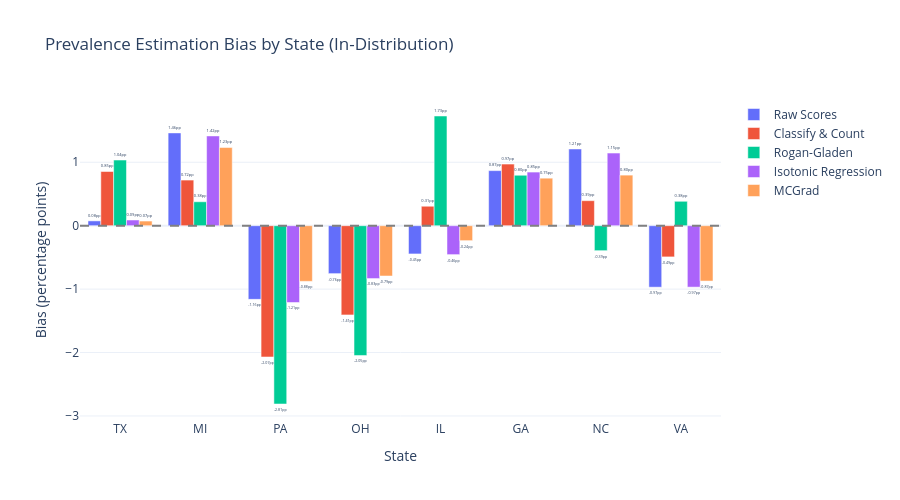

The notebook cell saved with this chart:
### Code cell
# Visualize bias by state segment
import plotly.graph_objects as go

methods_to_plot = ["Raw Scores", "Classify & Count", "Rogan-Gladen", "Isotonic Regression", "MCGrad"]

fig = go.Figure()

for method in methods_to_plot:
    biases = []
    segments = []
    for segment_name, estimates in segment_results.items():
        true_prev = estimates["True Prevalence"]
        bias = estimates[method] - true_prev
        biases.append(bias * 100)  # Convert to percentage points
        segments.append(segment_name)
    
    fig.add_trace(go.Bar(
        name=method,
        x=segments,
        y=biases,
        text=[f"{b:.2f}pp" for b in biases],
        textposition='outside',
    ))

fig.add_hline(y=0, line_dash="dash", line_color="gray")
fig.update_layout(
    title="Prevalence Estimation Bias by State (In-Distribution)",
    xaxis_title="State",
    yaxis_title="Bias (percentage points)",
    barmode='group',
    height=500,
    width=900,
)
fig.show()

### Figure 1 — Plotly figure (JSON) as saved in the notebook; plotly's stock layout.template omitted (floating-point values rounded to 4 significant figures)
{"data": [{"name": "Raw Scores", "text": ["0.08pp", "1.46pp", "-1.16pp", "-0.76pp", "-0.45pp", "0.87pp", "1.21pp", "-0.97pp"], "textposition": "outside", "type": "bar", "x": ["TX", "MI", "PA", "OH", "IL", "GA", "NC", "VA"], "y": [0.07592, 1.463, -1.161, -0.7557, -0.4453, 0.8682, 1.21, -0.9698]}, {"name": "Classify & Count", "text": ["0.85pp", "0.72pp", "-2.07pp", "-1.41pp", "0.31pp", "0.97pp", "0.39pp", "-0.49pp"], "textposition": "outside", "type": "bar", "x": ["TX", "MI", "PA", "OH", "IL", "GA", "NC", "VA"], "y": [0.8544, 0.7194, -2.07, -1.406, 0.3067, 0.9719, 0.3945, -0.492]}, {"name": "Rogan-Gladen", "text": ["1.04pp", "0.38pp", "-2.81pp", "-2.05pp", "1.73pp", "0.80pp", "-0.39pp", "0.38pp"], "textposition": "outside", "type": "bar", "x": ["TX", "MI", "PA", "OH", "IL", "GA", "NC", "VA"], "y": [1.035, 0.3775, -2.811, -2.046, 1.73, 0.7953, -0.3938, 0.3849]}, {"name": "Isotonic Regression", "text": ["0.09pp", "1.42pp", "-1.21pp", "-0.83pp", "-0.46pp", "0.85pp", "1.15pp", "-0.97pp"], "textposition": "outside", "type": "bar", "x": ["TX", "MI", "PA", "OH", "IL", "GA", "NC", "VA"], "y": [0.08982, 1.415, -1.211, -0.8333, -0.456, 0.8456, 1.145, -0.9688]}, {"name": "MCGrad", "text": ["0.07pp", "1.23pp", "-0.88pp", "-0.79pp", "-0.24pp", "0.75pp", "0.80pp", "-0.87pp"], "textposition": "outside", "type": "bar", "x": ["TX", "MI", "PA", "OH", "IL", "GA", "NC", "VA"], "y": [0.07337, 1.233, -0.8772, -0.7933, -0.2356, 0.7493, 0.7977, -0.8728]}], "layout": {"barmode": "group", "height": 500, "shapes": [{"line": {"color": "gray", "dash": "dash"}, "type": "line", "x0": 0, "x1": 1, "xref": "x domain", "y0": 0, "y1": 0, "yref": "y"}], "title": {"text": "Prevalence Estimation Bias by State (In-Distribution)"}, "width": 900, "xaxis": {"title": {"text": "State"}}, "yaxis": {"title": {"text": "Bias (percentage points)"}}}}
